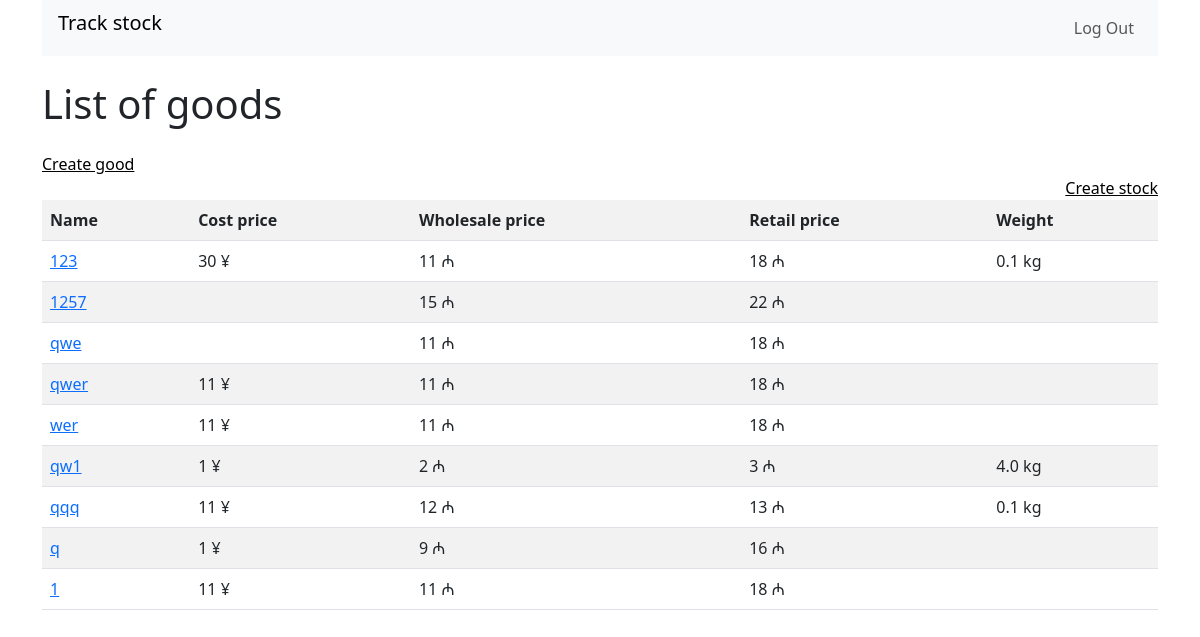
Before: /goods/ (signed in) with the older database file.
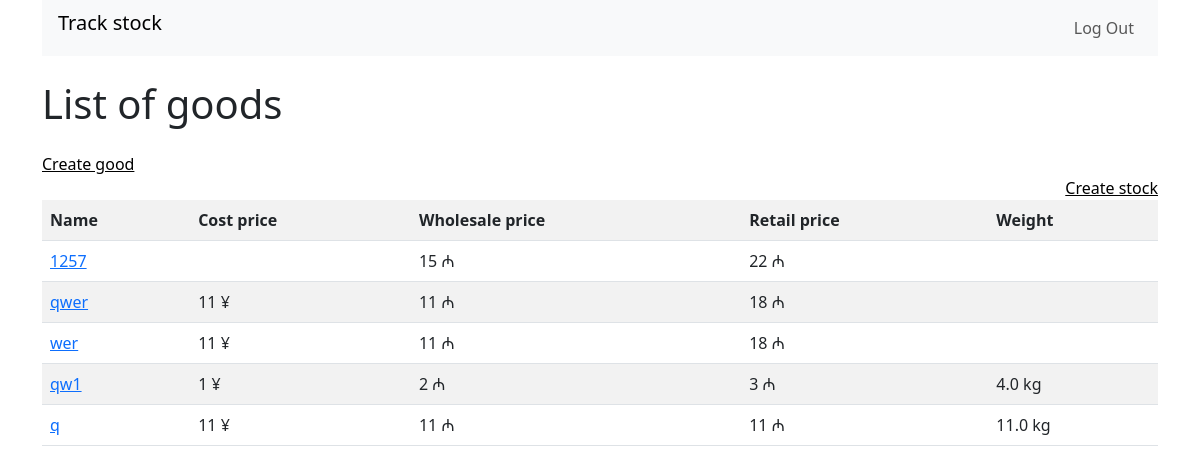
After: the same page with the newer database file.
### goods_map/goods/models.py (models this page shows)
class GoodsModel(models.Model):
    name = models.CharField(max_length=50)
    images = models.ImageField(upload_to='images')
    cost_price = models.PositiveSmallIntegerField(null=True)
    wholesale_price = models.PositiveSmallIntegerField(null=True)
    retail_price = models.PositiveSmallIntegerField(null=True)
    weight = models.FloatField(null=True)
    stock = models.ManyToManyField(StockModel)
    def __str__(self):
        return self.name

### goods_map/goods/views.py (the view)
# urls.py: path('', views.GoodsList.as_view(), name='good_list'),
class GoodsList(LoginRequiredMixin, FilterView):
    template_name = 'goods_list.html'
    model = GoodsModel
    filterset_class = FilterForm

### goods_map/goods/templates/goods_list.html (shortened to what this page needs)
{% extends "base.html" %}
{% load bootstrap4 %}
{% block main %}
<h1 class="my-4">List of goods</h1>
<a class="text-black" href="{% url 'create_good' %}">Create good</a>
<a class="d-flex justify-content-end text-black" href="{% url 'create_stock' %}">Create stock</a>
<table class="table table-striped">
    <tr>
        <th>Name</th>
        <th>Cost price</th>
        <th>Wholesale price</th>
        <th>Retail price</th>
        <th>Weight</th>
    </tr>
    {% for good in object_list %}
    <tr>
        <td><a href="{% url 'good_card' pk=good.id %}">{{ good }}</a></td>
        <td>
            {% if good.cost_price %}
            {{ good.cost_price }} ¥
            {% endif %}
        </td>
        <td>
            {% if good.wholesale_price %}
            {{ good.wholesale_price }} ₼
            {% endif %}
        </td>
        <td>
            {% if good.retail_price %}
            {{ good.retail_price }} ₼
            {% endif %}
        </td>
        <td>
            {% if good.weight %}
            {{ good.weight }} kg
            {% endif %}
        </td>
    </tr>
    {% endfor %}
</table>
{% endblock%}

### goods_map/templates/base.html (shortened to what this page needs)
<!DOCTYPE html>
<html lang="en">
<head>
    <link href="https://cdn.jsdelivr.net/npm/bootstrap@5.3.0/dist/css/bootstrap.min.css" rel="stylesheet">
</head>
  <body class="d-flex flex-column min-vh-100">
     <div class="container wrapper flex-grow-1">
        {% include 'headers.html' %}
            {% block main %}{% endblock %}
     </div>
  </body>
</html>

### goods_map/templates/headers.html (shortened to what this page needs)
<header class="flex-shrink-0">
  <nav class="navbar navbar-expand-md navbar-light bg-light px-3">
    <div id="navbarNav " class="w-100">
      <div class="navbar-nav w-100">
        <div class="nav-item d-flex justify-content-sm-between w-100">
          <div>
            <a class="navbar-brand" href="/">
              Track stock
            </a>
          </div>
          <div class="d-flex">
            {% if request.user.is_authenticated %}
              <form action="/logout/" method="post">
                <input class="btn nav-link" type="submit" value="Log Out">
              </form>
            {% else %}
              <a class="nav-link " href="{% url 'login' %}">Log In</a>
            {% endif %}
          </div>
        </div>
      </div>
    </div>
  </nav>
</header>

Changed rows visible on the page:
removed GoodsModel: name "123", cost_price "30", wholesale_price "11", retail_price "18", weight "0.1"
removed GoodsModel: name "qwe", wholesale_price "11", retail_price "18"
removed GoodsModel: name "qqq", cost_price "11", wholesale_price "12", retail_price "13", weight "0.1"
removed GoodsModel: name "q", cost_price "1", wholesale_price "9", retail_price "16"
removed GoodsModel: name "1", cost_price "11", wholesale_price "11", retail_price "18"
added GoodsModel: name "q", cost_price "11", wholesale_price "11", retail_price "11", weight "11.0"
